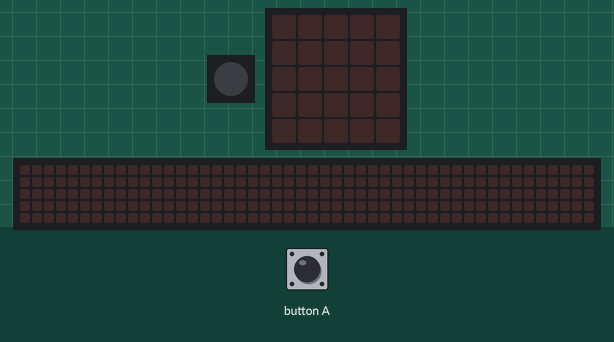
This program was run on a simulated Calliope mini (MakeCode). Shown: 1 RGB LEDs in strip order, left to right, the board's 5×5 LED display, a strip that is not on the board, showing the scrolling text unrolled. The test bench sets the inputs (shaded band). Random numbers come from a fixed seed; the 48×5 strip is a reading aid, not a part: it shows the text the display is scrolling, unrolled, one strip-width of it at a time.

Above: at 1.2 s.
1.3 s: button A pressed for 0.15 s
At 1.6 s:
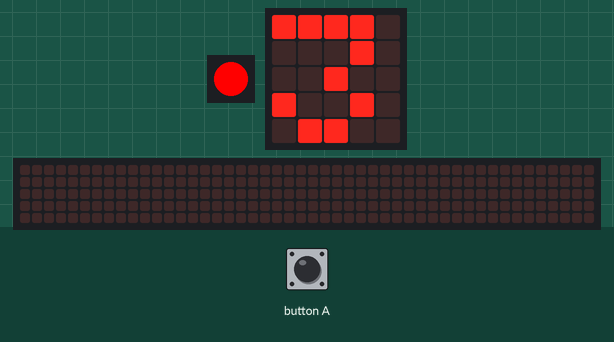
4.3 s: button A pressed for 1 s
At 5.57 s:
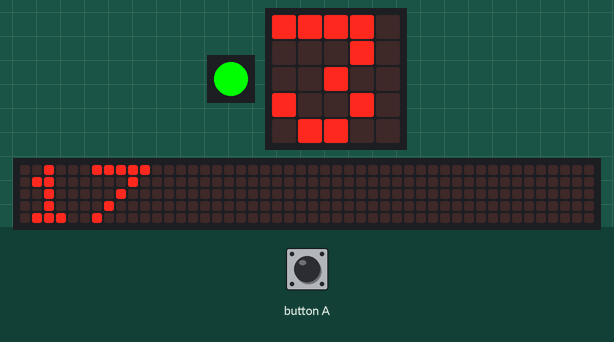
8.3 s: button A pressed for 3.2 s
At 11.6 s:
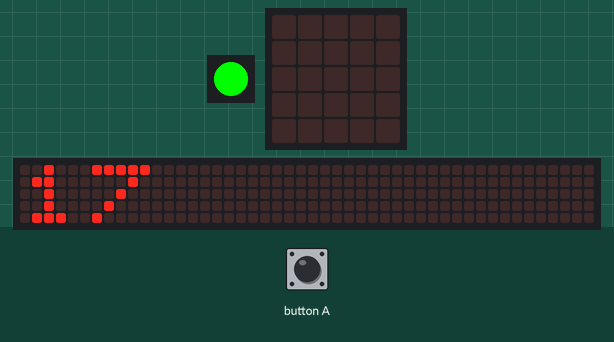
13.0 s: button A pressed for 0.15 s
At 15.47 s:
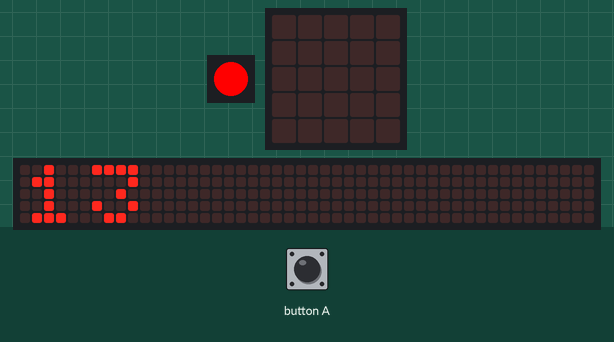
Timing chart, 0 to 17.0 s (numbered marks = the images above; inputs shaded):
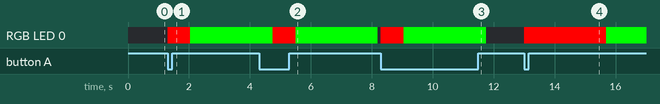

The program:

main.ts
```typescript
let a1: number;
let a2: number;
function zz(): number[] {
    let zahl1 = 0
    let zahl2 = 0
    while (zahl1 == zahl2) {
        zahl1 = Math.round(Math.random() * 20)
        zahl2 = Math.round(Math.random() * 20)
    }
    return [zahl1, zahl2]
}

function tauschen(x1: number, y1: number): number[] {
    x1 = x1 + y1
    y1 = x1 - y1
    x1 = x1 - y1
    return [x1, y1]
}

while (true) {
    if (input.buttonIsPressed(Button.A)) {
        let [z1, z2] = zz()
        if (z1 > z2) {
            let [a1, a2] = tauschen(z1, z2)
        } else {
            a1 = z1
            a2 = z2
        }

        basic.setLedColor(0xff0000)
        basic.showNumber(a1)
        basic.setLedColor(0x00ff00)
        basic.showNumber(a2)
        basic.setLedColor(0x000000)
    }

}
```

test.ts
```typescript
// Hier kann man Tests durchführen; diese Datei wird nicht kompiliert, wenn dieses Paket als Erweiterung verwendet wird.
```

Measured:
- after the input at 1.3 s, RGB LED 0: off → RGB(255, 0, 0) at once, → RGB(0, 255, 0) 0.75 s later; the display: changes at once (image 1)
- after the input at 8.3 s, RGB LED 0: off → RGB(255, 0, 0) at once, → RGB(0, 255, 0) 0.75 s later, → off 2.7 s later; the display: first changes at once (image 3 shows a later state)
- after the input at 13.0 s, RGB LED 0: off → RGB(255, 0, 0) at once, → RGB(0, 255, 0) 2.7 s later; the display: changes at once (image 4)
- what the display in image 4 shows lasts 0.4 s, from 15.3 s to 15.7 s
